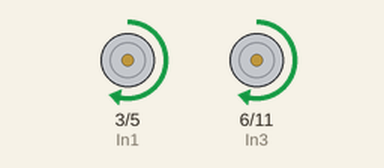
The sketch below on a simulated Arduino Uno, built with avr-gcc and run on an emulated ATmega328P. Shown: motor-driver pin pairs drawn as motors (green arrow = first pin HIGH = forward, orange = second pin HIGH = backward, longer = more drive).

Above: at 1.0 s.
At 3.5 s:
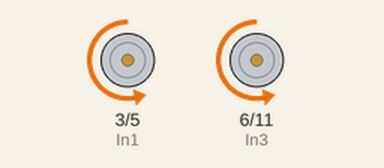
At 4.5 s:
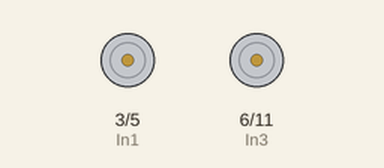
Timing chart, 0 to 6.5 s (numbered marks = the images above):
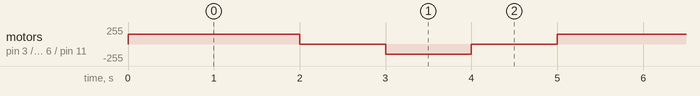

Measured:
- by itself, motor on pin 3 (In1) / pin 5 (In2), motor on pin 6 (In3) / pin 11 (In4): repeats every 5.0 s: stopped 1.0 s, backward 150/255 1.0 s, stopped 1.0 s, forward 150/255 2.0 s

The sketch:

MotorTestFunction.ino
```cpp
/*
STEM Center USA, Inc.
Pi-Bot: Motor Test Program using Function Calls
*/
const int In1 = 3;
const int In2 = 5;
const int In3 = 6;
const int In4 = 11;
void setup()

{
// initialize the pins an output:
pinMode(In1, OUTPUT);
pinMode(In2, OUTPUT);
pinMode(In3, OUTPUT);
pinMode(In4, OUTPUT);
}
void loop()
{
int speed1, speed2;
int delayTime;
speed1 = 150;
speed2 = 150;
while(1==1)
{
forward(speed1, speed2);
delay(2000);
stopNow();
delay(1000);
reverse(speed1, speed2);
delay(1000);
stopNow();
delay(1000);
}
}
void forward(int speed1, int speed2)
{
analogWrite(In4, 0);
analogWrite(In3, speed1);
analogWrite(In2, 0);
analogWrite(In1, speed2);
}
void reverse (int speed1, int speed2)
{
analogWrite(In4, speed1);
analogWrite(In3, 0);
analogWrite(In2, speed2);
analogWrite(In1, 0);
return;
}
void stopNow()
{
analogWrite(In4, 0);
analogWrite(In3, 0);
analogWrite(In2, 0);
analogWrite(In1, 0);
return;
}
```
